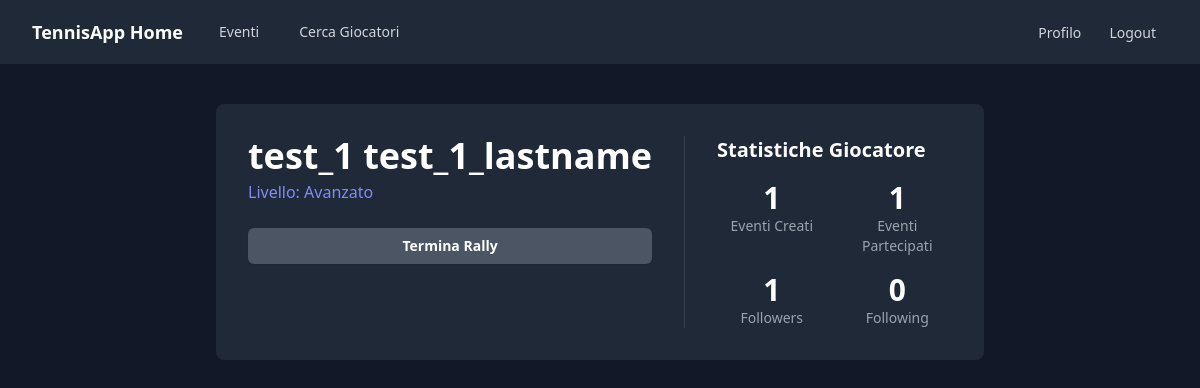
/user/test_1 (signed in), run on the app's committed database.
### app/models.py (models this page shows, shortened)
class User(UserMixin, db.Model):
    id = db.Column(db.Integer, primary_key=True)
    nome = db.Column(db.String(64), index=True, nullable=False)
    cognome = db.Column(db.String(64), index=True, nullable=True)
    data_di_nascita = db.Column(db.Date, nullable=True)
    email = db.Column(db.String(120), index=True, unique=True, nullable=False)
    cap = db.Column(db.String(5), nullable=False)
    password_hash = db.Column(db.String(256))
    livello = db.Column(db.String(20), default='Principiante')
    followed = db.relationship(
        'User', secondary=rally,
        primaryjoin=(rally.c.follower_id == id),
        secondaryjoin=(rally.c.followed_id == id),
        backref=db.backref('followers', lazy='dynamic'),
        lazy='dynamic'
    )
    def is_rallying(self, user):
        return self.followed.filter(
            rally.c.followed_id == user.id).count() > 0

### app/routes.py (the view)
@bp.route('/user/<username>')
@login_required
def user_profile(username):
    user = User.query.filter_by(nome=username).first_or_404()
    eventi_creati = Event.query.filter_by(creatore=user).count()
    eventi_partecipati = user.eventi_iscritti.count()
    return render_template(
        'user_profile.html',
        user=user,
        title=f'Profilo di {user.nome}',
        eventi_creati=eventi_creati,
        eventi_partecipati=eventi_partecipati
    )

### app/__init__.py (called while the page is built)
def create_app(config_class=Config):
    app = Flask(__name__)
    app.config.from_object(config_class)
    instance_path = os.path.join(os.path.dirname(app.root_path), 'instance')
    os.makedirs(instance_path, exist_ok=True)
    db.init_app(app)
    login_manager.init_app(app)
    csrf.init_app(app)
    with app.app_context():
        from app import routes, models
        app.register_blueprint(routes.bp)
        @login_manager.user_loader
        def load_user(user_id):
            return models.User.query.get(int(user_id))
    return app

### app/templates/user_profile.html (shortened to what this page needs)
{% extends "base.html" %}
{% block content %}
<div class="text-white max-w-3xl mx-auto">
    <div class="bg-gray-800 rounded-lg p-8">
        <div class="flex flex-col md:flex-row items-center md:items-start text-center md:text-left space-y-6 md:space-y-0 md:space-x-8">
            <div class="flex-shrink-0">
                <h1 class="text-4xl font-bold">{{ user.nome }} {{ user.cognome or ''}}</h1>
                <p class="text-indigo-400 mt-1">Livello: {{ user.livello }}</p>
                <div class="mt-6">
                    {% if user != current_user %}
                        {% if current_user.is_rallying(user) %}
                            <form action="{{ url_for('main.unrally_user', username=user.nome) }}" method="post">
                                <button type="submit" class="w-full rounded-md bg-gray-600 px-6 py-2 text-sm font-semibold text-white shadow-sm hover:bg-gray-500">
                                    Termina Rally
                                </button>
                            </form>
                        {% endif %}
                    {% endif %}
                </div>
            </div>
            <div class="flex-grow border-t md:border-t-0 md:border-l border-gray-700 pt-6 md:pt-0 md:pl-8">
                <h3 class="text-xl font-bold mb-4">Statistiche Giocatore</h3>
                <div class="grid grid-cols-2 gap-4 text-center">
                    <div>
                        <p class="text-3xl font-bold">{{ eventi_creati }}</p>
                        <p class="text-sm text-gray-400">Eventi Creati</p>
                    </div>
                    <div>
                        <p class="text-3xl font-bold">{{ eventi_partecipati }}</p>
                        <p class="text-sm text-gray-400">Eventi Partecipati</p>
                    </div>
                    <div>
                        <p class="text-3xl font-bold">{{ user.followers.count() }}</p>
                        <p class="text-sm text-gray-400">Followers</p>
                    </div>
                    <div>
                        <p class="text-3xl font-bold">{{ user.followed.count() }}</p>
                        <p class="text-sm text-gray-400">Following</p>
                    </div>
                </div>
            </div>
        </div>
    </div>
</div>
{% endblock %}

### data on the page
User: nome "test_1", cognome "test_1_lastname", livello "Avanzato"

### other printed values
{{ eventi_creati }} "1"
{{ eventi_partecipati }} "1"
{{ user.followers.count() }} "1"
{{ user.followed.count() }} "0"
